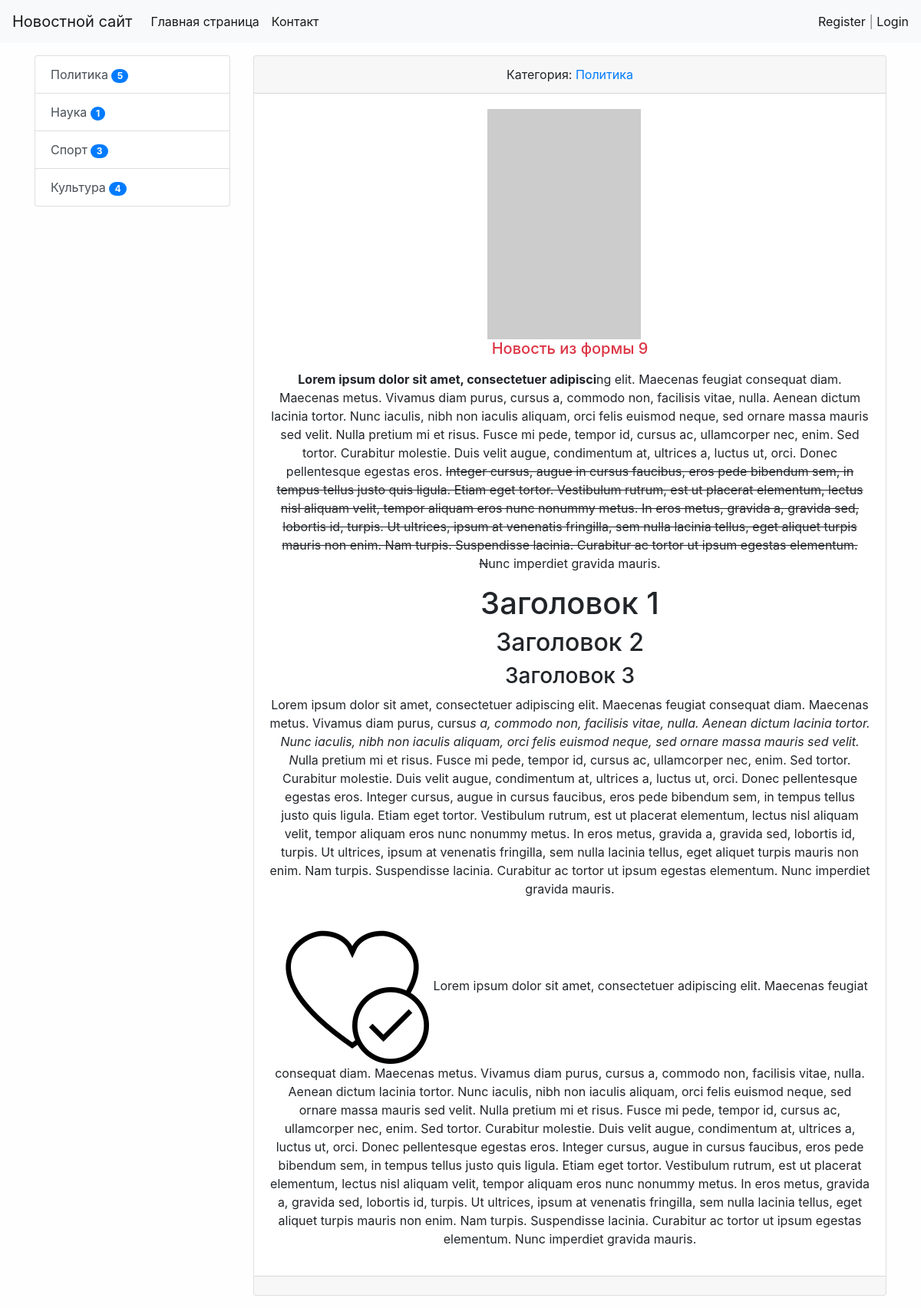
/news/16/, run on the app's committed database.
### news/models.py (models this page shows, shortened)
class Category(models.Model):
    title = models.CharField(max_length=150, db_index=True, verbose_name='Категории')#db index - индексирует поле(более быстрым для поиска)
    def get_absolute_url(self):
        return reverse('category', kwargs={'category_id': self.pk})
    def __str__(self):
        return self.title
    class Meta:
        verbose_name = 'Категория'
        verbose_name_plural = 'Категории'
        ordering = ['title']

class News(models.Model):
    title = models.CharField(max_length=150, verbose_name='Наименование')
    content = models.TextField(blank=True, verbose_name='Контент')
    created_at = models.DateTimeField(auto_now_add=True, verbose_name='Дата Публикации')
    update_at = models.DateTimeField(auto_now=True, verbose_name='Обновлено')
    photo = models.ImageField(upload_to='photos/%Y/%m/%d/', verbose_name='Фото', blank=True)
    is_published = models.BooleanField(default=True, verbose_name='Опубликовано')
    category = models.ForeignKey('Category', on_delete=models.PROTECT, verbose_name='Категория')
    views = models.IntegerField(default=0)
    class Meta:
        verbose_name = 'Новость'
        verbose_name_plural = 'Новости'
        ordering = ['-created_at']

### news/views.py (the view)
# urls.py: path('news/<int:pk>/', ViewNews.as_view(), name='view_news'),
class ViewNews(DetailView):
    model = News
    context_object_name = 'news_item'# Можно использовать без context_object_name, к данным можно обращаться через Objects

### news/templatetags/news_tags.py (called while the page is built)
@register.inclusion_tag('news/list_categories.html')
def show_categories(arg1='hello', arg2='world'):
    categories = Category.objects.annotate(cnt=Count('news', filter=F('news__is_published'))).filter(cnt__gt=0)
    return {"categories": categories, "arg1": arg1, "arg2": arg2}

### news/templates/news/news_detail.html (shortened to what this page needs)
{% extends 'base.html' %}
{% block sidebar %}
    {% include 'inc/_sidebar.html' %}
{% endblock %}
{% block content %}
    <div class="card text-center mb-3">
        <div class="card-header">
            Категория: <a href="{% url 'category' news_item.category.pk %}">{{news_item.category}}</a>
        </div>
        <div class="card-body">
            {% if item.photo %}
                <img src="{{ news_item.photo.url }}" alt="" width="350" class="float-left mr-3">
            {% else %}
                <img src="https://picsum.photos/200/300/?blur=1" alt=""class="float mr-3">
            {% endif %}
            <h5 class="card-title {% cycle 'text-danger' 'text-success' %}">
                {{ news_item.title }}</h5>
            <p class="card-text">{{ news_item.content|safe }}</p>
        </div>
        <div class="card-footer text-muted">
        </div>
    </div>
{% endblock %}

### news/templates/news/list_categories.html
<div class="list-group">
    {% for item in categories %}
        <a href="{{ item.get_absolute_url }}" class="list-group-item list-group-item-action">{{ item.title}} <span class="badge badge-primary badge-pill">{{ item.cnt }}</span></a>
    {% endfor %}
</div>

### mysite/static/css/style.css (style rules this page uses)
body { background-color: #fefefe; }

### data on the page
Category: title "Политика", cnt "5"
Category: title "Наука", cnt "1"
Category: title "Спорт", cnt "3"
Category: title "Культура", cnt "4"
News: category "Политика", title "Новость из формы 9", content "Lorem ipsum dolor sit amet, consectetuer adipisci ng elit. Maecenas feugiat consequat diam. Maecenas metus. Vivamus diam purus, cursus a, commodo non, facilisis vitae, nulla. Aenean dictum lacinia tortor. Nunc iaculis, nibh non iaculis aliquam, orci felis euismod neque, sed ornare massa mauris sed velit. Nulla pretium mi et risus. Fusce mi pede, tempor id, cursus ac, ullamcorper nec, enim. Sed tortor. Curabitur molestie. Duis velit augue, condimentum at, ultrices a, luctus ut, orci. Donec pellentesque egestas eros. Integer cursus, augue in cursus faucibus, eros pede bibendum sem, in tempus tellus justo quis ligula. Etiam eget tortor. Vestibulum rutrum, est ut placerat elementum, lectus nisl…", content (picture)
